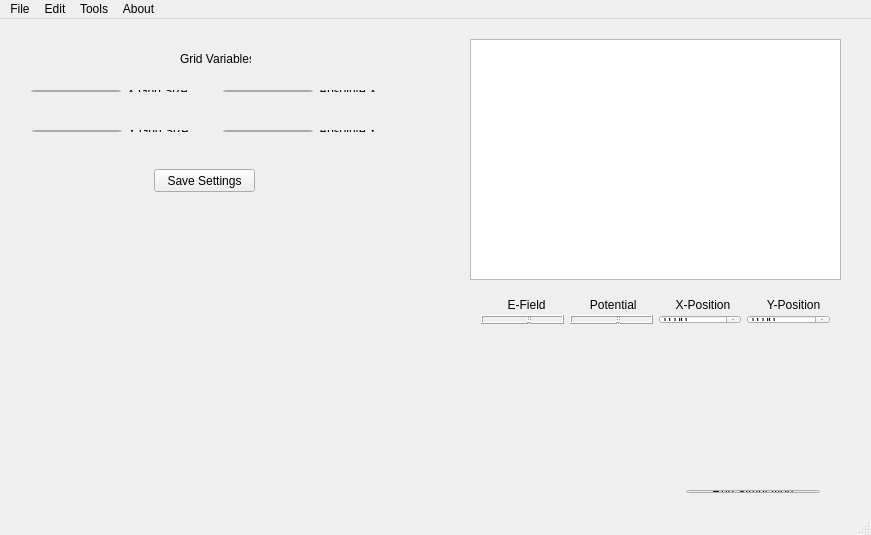
<?xml version="1.0" encoding="UTF-8"?>
<ui version="4.0">
 <class>Start</class>
 <widget class="QMainWindow" name="Start">
  <property name="geometry">
   <rect>
    <x>0</x>
    <y>0</y>
    <width>871</width>
    <height>535</height>
   </rect>
  </property>
  <property name="windowTitle">
   <string>Start</string>
  </property>
  <widget class="QWidget" name="centralWidget">
   <widget class="QLabel" name="label_5">
    <property name="geometry">
     <rect>
      <x>180</x>
      <y>30</y>
      <width>71</width>
      <height>20</height>
     </rect>
    </property>
    <property name="text">
     <string>Grid Variables</string>
    </property>
   </widget>
   <widget class="QWidget" name="layoutWidget">
    <property name="geometry">
     <rect>
      <x>20</x>
      <y>60</y>
      <width>399</width>
      <height>24</height>
     </rect>
    </property>
    <layout class="QHBoxLayout" name="horizontalLayout_5">
     <item>
      <layout class="QHBoxLayout" name="horizontalLayout">
       <item>
        <widget class="QDoubleSpinBox" name="xGridS"/>
       </item>
       <item>
        <widget class="QLabel" name="label">
         <property name="text">
          <string>X Grid Size:</string>
         </property>
        </widget>
       </item>
      </layout>
     </item>
     <item>
      <layout class="QHBoxLayout" name="horizontalLayout_3">
       <item>
        <widget class="QDoubleSpinBox" name="xMaxS"/>
       </item>
       <item>
        <widget class="QLabel" name="label_3">
         <property name="text">
          <string>Absolute X:</string>
         </property>
        </widget>
       </item>
      </layout>
     </item>
    </layout>
   </widget>
   <widget class="QWidget" name="layoutWidget">
    <property name="geometry">
     <rect>
      <x>21</x>
      <y>100</y>
      <width>398</width>
      <height>24</height>
     </rect>
    </property>
    <layout class="QHBoxLayout" name="horizontalLayout_6">
     <item>
      <layout class="QHBoxLayout" name="horizontalLayout_2">
       <item>
        <widget class="QDoubleSpinBox" name="yGridS"/>
       </item>
       <item>
        <widget class="QLabel" name="label_2">
         <property name="text">
          <string>Y Grid Size:</string>
         </property>
        </widget>
       </item>
      </layout>
     </item>
     <item>
      <layout class="QHBoxLayout" name="horizontalLayout_4">
       <item>
        <widget class="QDoubleSpinBox" name="yMaxS"/>
       </item>
       <item>
        <widget class="QLabel" name="label_4">
         <property name="text">
          <string>Absolute Y:</string>
         </property>
        </widget>
       </item>
      </layout>
     </item>
    </layout>
   </widget>
   <widget class="QLabel" name="output">
    <property name="geometry">
     <rect>
      <x>460</x>
      <y>40</y>
      <width>431</width>
      <height>181</height>
     </rect>
    </property>
    <property name="text">
     <string/>
    </property>
   </widget>
   <widget class="QGraphicsView" name="graphicsView">
    <property name="geometry">
     <rect>
      <x>470</x>
      <y>20</y>
      <width>371</width>
      <height>241</height>
     </rect>
    </property>
   </widget>
   <widget class="QWidget" name="layoutWidget">
    <property name="geometry">
     <rect>
      <x>490</x>
      <y>460</y>
      <width>341</width>
      <height>25</height>
     </rect>
    </property>
    <layout class="QHBoxLayout" name="horizontalLayout_7">
     <item>
      <spacer name="horizontalSpacer">
       <property name="orientation">
        <enum>Qt::Horizontal</enum>
       </property>
       <property name="sizeType">
        <enum>QSizePolicy::Preferred</enum>
       </property>
       <property name="sizeHint" stdset="0">
        <size>
         <width>185</width>
         <height>20</height>
        </size>
       </property>
      </spacer>
     </item>
     <item>
      <widget class="QPushButton" name="pushButton">
       <property name="text">
        <string>Run Simulation</string>
       </property>
      </widget>
     </item>
    </layout>
   </widget>
   <widget class="QWidget" name="layoutWidget">
    <property name="geometry">
     <rect>
      <x>470</x>
      <y>270</y>
      <width>371</width>
      <height>46</height>
     </rect>
    </property>
    <layout class="QHBoxLayout" name="horizontalLayout_8">
     <item>
      <layout class="QVBoxLayout" name="verticalLayout">
       <item>
        <widget class="QLabel" name="label_6">
         <property name="text">
          <string>        E-Field</string>
         </property>
        </widget>
       </item>
       <item>
        <widget class="QLCDNumber" name="lcdNumberE"/>
       </item>
      </layout>
     </item>
     <item>
      <layout class="QVBoxLayout" name="verticalLayout_2">
       <item>
        <widget class="QLabel" name="label_7">
         <property name="text">
          <string>      Potential</string>
         </property>
        </widget>
       </item>
       <item>
        <widget class="QLCDNumber" name="lcdNumberP"/>
       </item>
      </layout>
     </item>
     <item>
      <layout class="QVBoxLayout" name="verticalLayout_3">
       <item>
        <widget class="QLabel" name="label_8">
         <property name="text">
          <string>     X-Position</string>
         </property>
        </widget>
       </item>
       <item>
        <widget class="QDoubleSpinBox" name="XPosE"/>
       </item>
      </layout>
     </item>
     <item>
      <layout class="QVBoxLayout" name="verticalLayout_4">
       <item>
        <widget class="QLabel" name="label_9">
         <property name="text">
          <string>      Y-Position</string>
         </property>
        </widget>
       </item>
       <item>
        <widget class="QDoubleSpinBox" name="YPosE"/>
       </item>
      </layout>
     </item>
    </layout>
   </widget>
   <widget class="QPushButton" name="saveSettings">
    <property name="geometry">
     <rect>
      <x>154</x>
      <y>150</y>
      <width>101</width>
      <height>23</height>
     </rect>
    </property>
    <property name="text">
     <string>Save Settings</string>
    </property>
   </widget>
  </widget>
  <widget class="QMenuBar" name="menuBar">
   <property name="geometry">
    <rect>
     <x>0</x>
     <y>0</y>
     <width>871</width>
     <height>21</height>
    </rect>
   </property>
   <widget class="QMenu" name="menuFile">
    <property name="title">
     <string>File</string>
    </property>
    <addaction name="actionNew"/>
    <addaction name="actionOpen"/>
    <addaction name="separator"/>
    <addaction name="actionSave"/>
    <addaction name="actionSave_as"/>
   </widget>
   <widget class="QMenu" name="menuEdit">
    <property name="title">
     <string>Edit</string>
    </property>
    <addaction name="actionCopy"/>
    <addaction name="actionPaste"/>
    <addaction name="actionCut"/>
    <addaction name="separator"/>
   </widget>
   <widget class="QMenu" name="menuTools">
    <property name="title">
     <string>Tools</string>
    </property>
   </widget>
   <widget class="QMenu" name="menuAbout">
    <property name="title">
     <string>About</string>
    </property>
   </widget>
   <addaction name="menuFile"/>
   <addaction name="menuEdit"/>
   <addaction name="menuTools"/>
   <addaction name="menuAbout"/>
  </widget>
  <widget class="QStatusBar" name="statusBar"/>
  <action name="actionNew">
   <property name="icon">
    <iconset resource="images.qrc">
     <normaloff>:/images/Basic_set_Win/document.ico</normaloff>:/images/Basic_set_Win/document.ico</iconset>
   </property>
   <property name="text">
    <string>New</string>
   </property>
  </action>
  <action name="actionOpen">
   <property name="icon">
    <iconset resource="images.qrc">
     <normaloff>:/images/Basic_set_Win/folder.ico</normaloff>:/images/Basic_set_Win/folder.ico</iconset>
   </property>
   <property name="text">
    <string>Open</string>
   </property>
  </action>
  <action name="actionSave">
   <property name="icon">
    <iconset resource="images.qrc">
     <normaloff>:/images/Basic_set_Win/save.ico</normaloff>:/images/Basic_set_Win/save.ico</iconset>
   </property>
   <property name="text">
    <string>Save</string>
   </property>
  </action>
  <action name="actionSave_as">
   <property name="text">
    <string>Save as...</string>
   </property>
  </action>
  <action name="actionCopy">
   <property name="icon">
    <iconset resource="images.qrc">
     <normaloff>:/images/Basic_set_Win/clipboard.ico</normaloff>:/images/Basic_set_Win/clipboard.ico</iconset>
   </property>
   <property name="text">
    <string>Copy </string>
   </property>
  </action>
  <action name="actionPaste">
   <property name="text">
    <string>Paste</string>
   </property>
  </action>
  <action name="actionCut">
   <property name="icon">
    <iconset resource="images.qrc">
     <normaloff>:/images/Basic_set_Win/gear.ico</normaloff>:/images/Basic_set_Win/gear.ico</iconset>
   </property>
   <property name="text">
    <string>Cut</string>
   </property>
  </action>
 </widget>
 <layoutdefault spacing="6" margin="11"/>
 <resources>
  <include location="images.qrc"/>
 </resources>
 <connections/>
</ui>
